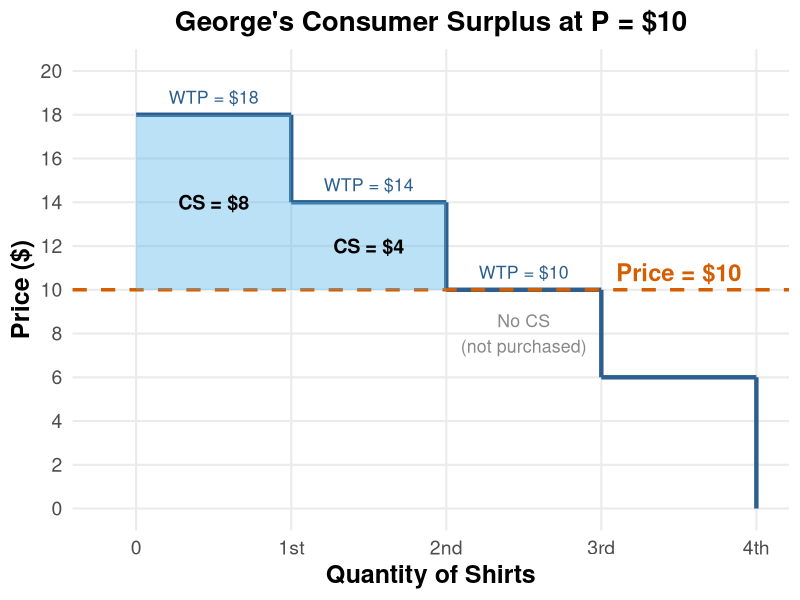
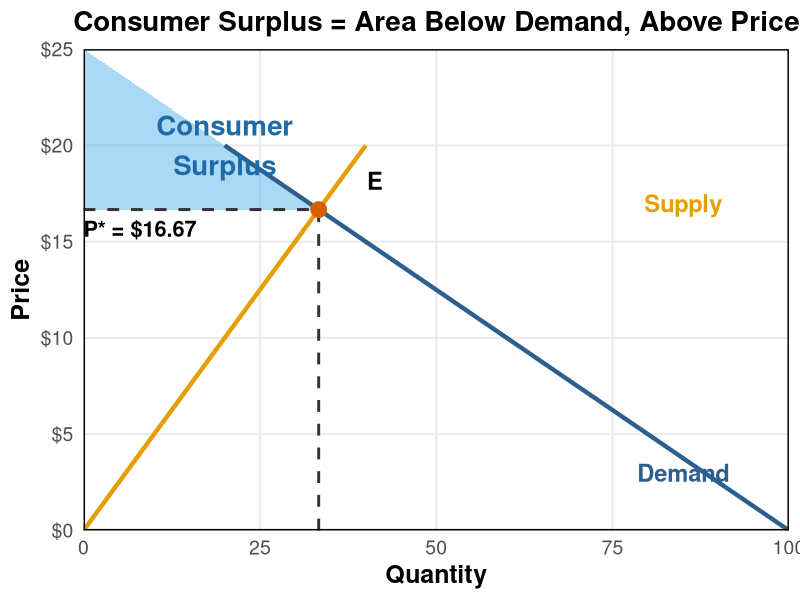
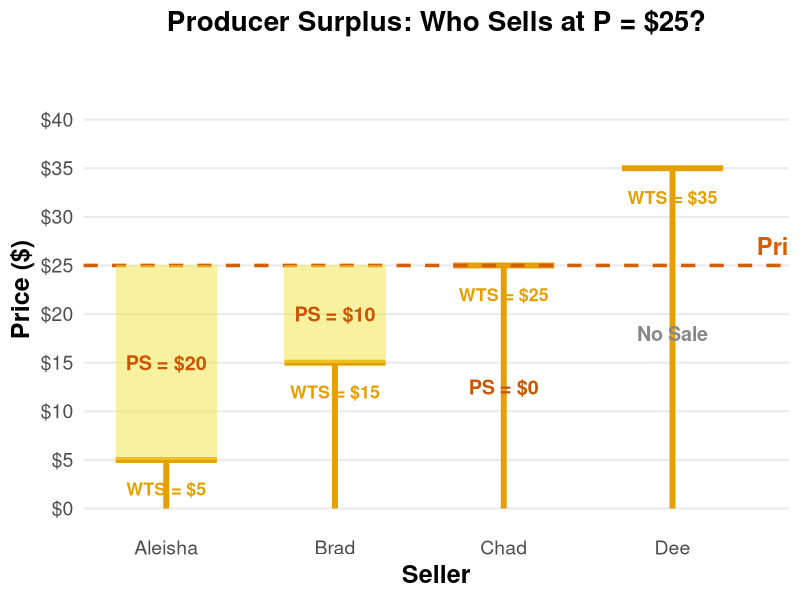
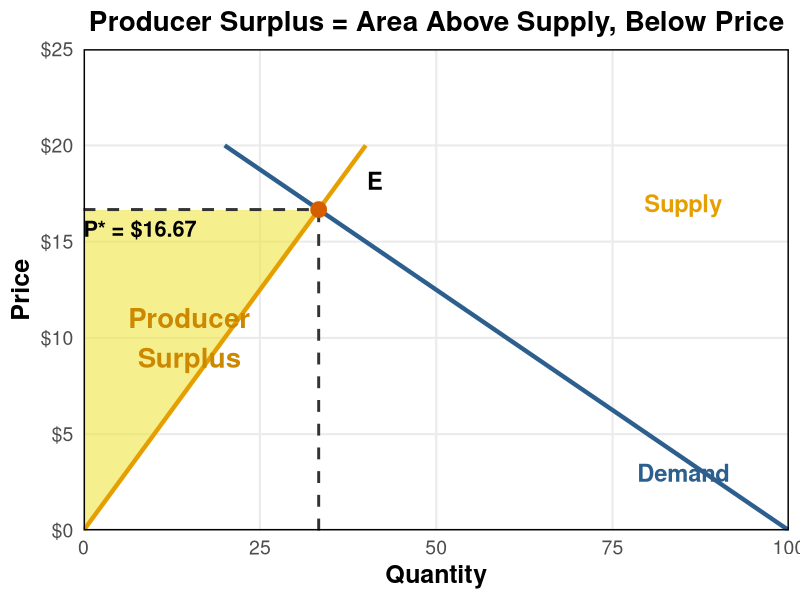
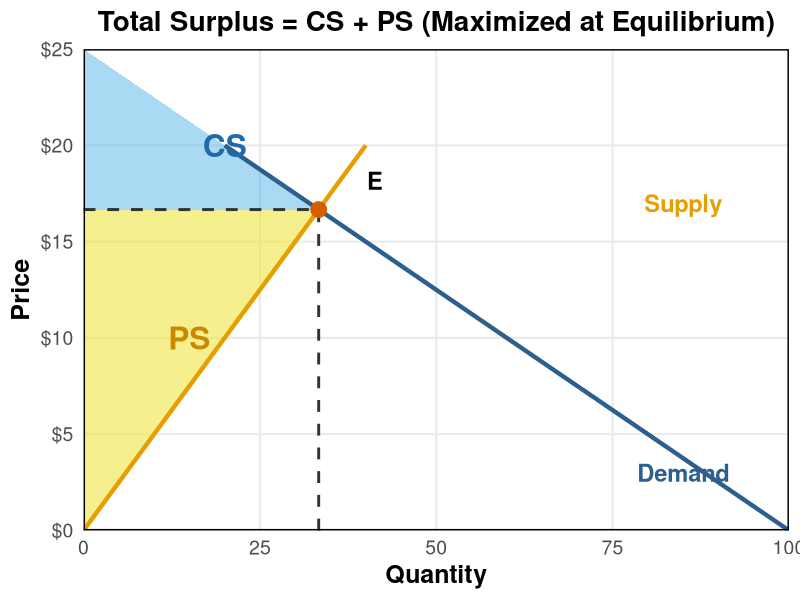
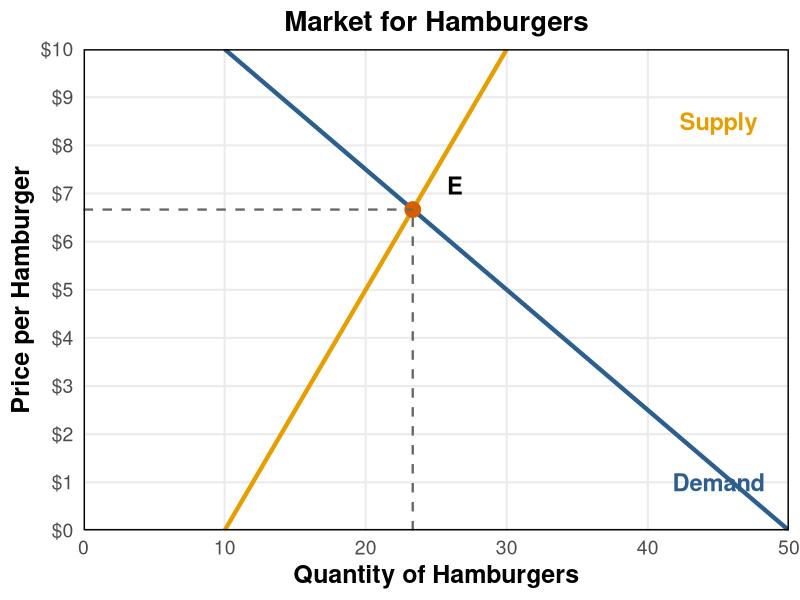
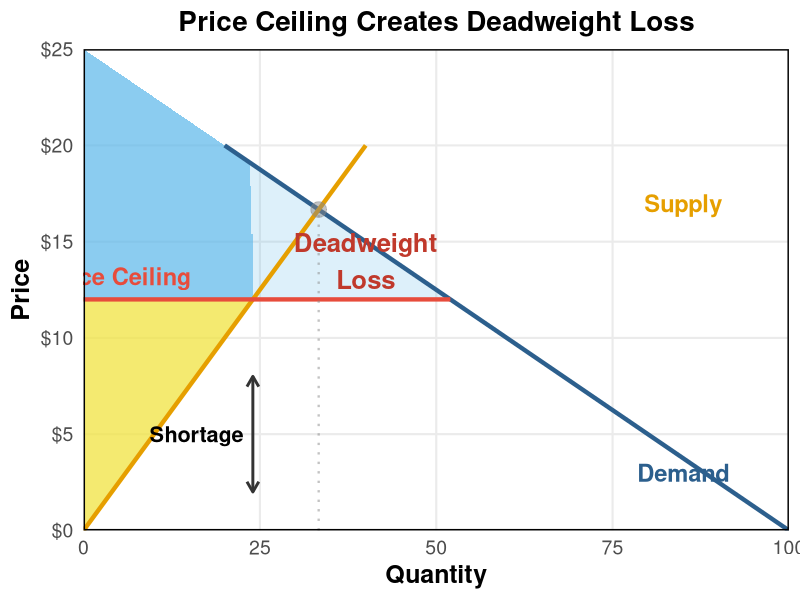
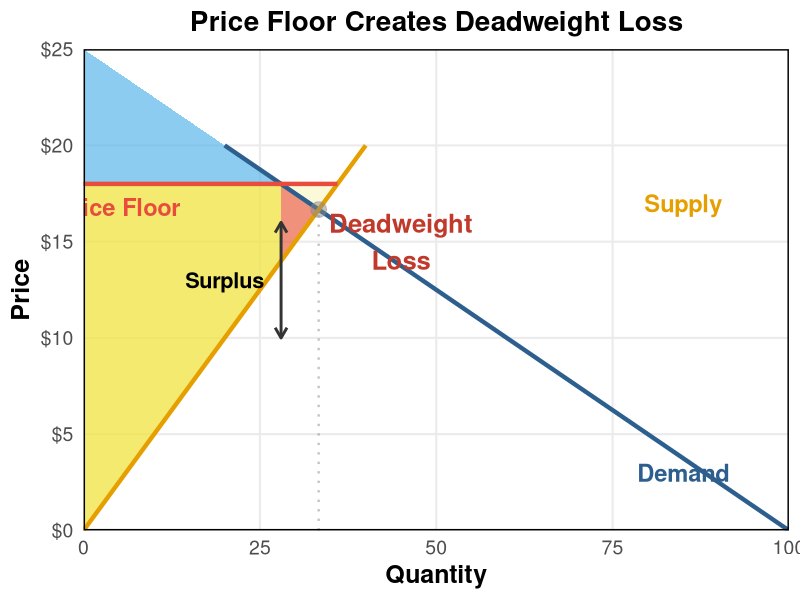

Reproduce these figures in R, in order.
## ---- chunk 1
#| echo: false
#| fig-width: 10
#| fig-height: 6
#| fig-align: center

library(ggplot2)
library(tibble)

# Create data for George's demand
george_demand <- tibble(
  quantity = 0:4,
  wtp = c(18, 18, 14, 10, 6)
)

# Create the plot
ggplot() +
  # Draw demand bars
  geom_segment(data = george_demand[-1,],
               aes(x = quantity - 1, xend = quantity,
                   y = wtp, yend = wtp),
               linewidth = 1.5, color = "#2C5F8D") +
  geom_segment(data = george_demand[-1,],
               aes(x = quantity, xend = quantity,
                   y = wtp, yend = c(george_demand$wtp[-c(1,2)], 0)),
               linewidth = 1.5, color = "#2C5F8D") +
  # Price line at $10
  geom_hline(yintercept = 10, linewidth = 1.2,
             color = "#D55E00", linetype = "dashed") +
  annotate("text", x = 3.5, y = 10.8, label = "Price = $10",
           size = 6, color = "#D55E00", fontface = "bold") +
  # Shade consumer surplus
  geom_rect(aes(xmin = 0, xmax = 1, ymin = 10, ymax = 18),
            fill = "#56B4E9", alpha = 0.4) +
  geom_rect(aes(xmin = 1, xmax = 2, ymin = 10, ymax = 14),
            fill = "#56B4E9", alpha = 0.4) +
  # Labels
  annotate("text", x = 0.5, y = 14, label = "CS = $8",
           size = 5, fontface = "bold") +
  annotate("text", x = 1.5, y = 12, label = "CS = $4",
           size = 5, fontface = "bold") +
  annotate("text", x = 2.5, y = 8, label = "No CS\n(not purchased)",
           size = 4.5, color = "#888888") +
  # WTP annotations
  annotate("text", x = 0.5, y = 18.8, label = "WTP = $18",
           size = 4.5, color = "#2C5F8D") +
  annotate("text", x = 1.5, y = 14.8, label = "WTP = $14",
           size = 4.5, color = "#2C5F8D") +
  annotate("text", x = 2.5, y = 10.8, label = "WTP = $10",
           size = 4.5, color = "#2C5F8D") +
  scale_x_continuous(breaks = 0:4,
                     labels = c("0", "1st", "2nd", "3rd", "4th"),
                     limits = c(-0.2, 4)) +
  scale_y_continuous(breaks = seq(0, 20, 2),
                     limits = c(0, 20)) +
  labs(x = "Quantity of Shirts",
       y = "Price ($)",
       title = "George's Consumer Surplus at P = $10") +
  theme_minimal(base_size = 16) +
  theme(
    plot.title = element_text(hjust = 0.5, size = 20, face = "bold"),
    panel.grid.minor = element_blank(),
    axis.title = element_text(size = 18, face = "bold"),
    axis.text = element_text(size = 14)
  )
## ---- chunk 2
#| echo: false
#| fig-width: 10
#| fig-height: 6
#| fig-align: center

library(ggplot2)

# Create supply and demand data
price <- seq(0, 20, 0.1)
demand_q <- 100 - 4 * price
supply_q <- 2 * price

# Find equilibrium
eq_price <- 100 / 6
eq_quantity <- 2 * eq_price

# Create the plot
ggplot() +
  # Consumer surplus area
  geom_ribbon(data = data.frame(p = seq(eq_price, 25, 0.1)),
              aes(x = 100 - 4 * p, ymin = eq_price, ymax = p),
              fill = "#56B4E9", alpha = 0.5) +
  # Demand curve
  geom_line(aes(x = demand_q, y = price),
            linewidth = 1.5, color = "#2C5F8D") +
  # Supply curve
  geom_line(aes(x = supply_q, y = price),
            linewidth = 1.5, color = "#E69F00") +
  # Equilibrium price line
  geom_segment(aes(x = 0, xend = eq_quantity,
                   y = eq_price, yend = eq_price),
               linewidth = 1, linetype = "dashed", color = "#333333") +
  geom_segment(aes(x = eq_quantity, xend = eq_quantity,
                   y = 0, yend = eq_price),
               linewidth = 1, linetype = "dashed", color = "#333333") +
  # Equilibrium point
  geom_point(aes(x = eq_quantity, y = eq_price),
             size = 5, color = "#D55E00") +
  # Labels
  annotate("text", x = 85, y = 3, label = "Demand",
           size = 6, color = "#2C5F8D", fontface = "bold") +
  annotate("text", x = 85, y = 17, label = "Supply",
           size = 6, color = "#E69F00", fontface = "bold") +
  annotate("text", x = eq_quantity + 8, y = eq_price + 1.5,
           label = "E", size = 6, fontface = "bold") +
  annotate("text", x = 8, y = eq_price - 1,
           label = paste0("P* = $", round(eq_price, 2)),
           size = 5.5, fontface = "bold") +
  annotate("text", x = eq_quantity, y = -1.5,
           label = paste0("Q* = ", round(eq_quantity, 1)),
           size = 5.5, fontface = "bold") +
  annotate("text", x = 20, y = 20,
           label = "Consumer\nSurplus",
           size = 7, color = "#1E6BA8", fontface = "bold") +
  scale_x_continuous(limits = c(0, 100), expand = c(0, 0)) +
  scale_y_continuous(limits = c(0, 25), expand = c(0, 0),
                     labels = scales::dollar) +
  labs(x = "Quantity",
       y = "Price",
       title = "Consumer Surplus = Area Below Demand, Above Price") +
  theme_minimal(base_size = 16) +
  theme(
    plot.title = element_text(hjust = 0.5, size = 20, face = "bold"),
    panel.grid.minor = element_blank(),
    axis.title = element_text(size = 18, face = "bold"),
    axis.text = element_text(size = 14),
    panel.border = element_rect(fill = NA, linewidth = 1)
  )
## ---- chunk 3
#| echo: false
#| fig-width: 10
#| fig-height: 6
#| fig-align: center

library(ggplot2)
library(tibble)

# Create data for sellers
sellers <- tibble(
  seller = c("Aleisha", "Brad", "Chad", "Dee"),
  wts = c(5, 15, 25, 35),
  x_pos = 1:4
)

# Price = $25
price <- 25

ggplot(sellers, aes(x = x_pos, y = wts)) +
  # WTS bars
  geom_segment(aes(x = x_pos - 0.3, xend = x_pos + 0.3,
                   y = wts, yend = wts),
               linewidth = 2, color = "#E69F00") +
  geom_segment(aes(x = x_pos, xend = x_pos,
                   y = 0, yend = wts),
               linewidth = 2, color = "#E69F00") +
  # Price line
  geom_hline(yintercept = price, linewidth = 1.2,
             color = "#D55E00", linetype = "dashed") +
  annotate("text", x = 4.5, y = price + 2, label = "Price = $25",
           size = 6, color = "#D55E00", fontface = "bold", hjust = 0) +
  # Shade producer surplus
  geom_rect(aes(xmin = x_pos - 0.3, xmax = x_pos + 0.3,
                ymin = wts, ymax = price),
            data = sellers[sellers$wts <= price, ],
            fill = "#F0E442", alpha = 0.5) +
  # PS annotations
  annotate("text", x = 1, y = 15, label = "PS = $20",
           size = 5, fontface = "bold", color = "#CC5500") +
  annotate("text", x = 2, y = 20, label = "PS = $10",
           size = 5, fontface = "bold", color = "#CC5500") +
  annotate("text", x = 3, y = 12.5, label = "PS = $0",
           size = 5, fontface = "bold", color = "#CC5500") +
  annotate("text", x = 4, y = 18, label = "No Sale",
           size = 5, color = "#888888", fontface = "bold") +
  # WTS labels
  geom_text(aes(label = paste0("WTS = $", wts)),
            nudge_y = -3, size = 4.5, color = "#E69F00", fontface = "bold") +
  # Seller names
  scale_x_continuous(breaks = 1:4, labels = sellers$seller) +
  scale_y_continuous(limits = c(0, 45), breaks = seq(0, 40, 5),
                     labels = scales::dollar) +
  labs(x = "Seller",
       y = "Price ($)",
       title = "Producer Surplus: Who Sells at P = $25?") +
  theme_minimal(base_size = 16) +
  theme(
    plot.title = element_text(hjust = 0.5, size = 20, face = "bold"),
    panel.grid.minor = element_blank(),
    panel.grid.major.x = element_blank(),
    axis.title = element_text(size = 18, face = "bold"),
    axis.text = element_text(size = 14)
  )
## ---- chunk 4
#| echo: false
#| fig-width: 10
#| fig-height: 6
#| fig-align: center

library(ggplot2)

# Create supply and demand data
price <- seq(0, 20, 0.1)
demand_q <- 100 - 4 * price
supply_q <- 2 * price

# Find equilibrium
eq_price <- 100 / 6
eq_quantity <- 2 * eq_price

# Create the plot
ggplot() +
  # Producer surplus area
  geom_ribbon(data = data.frame(p = seq(0, eq_price, 0.1)),
              aes(x = 2 * p, ymin = p, ymax = eq_price),
              fill = "#F0E442", alpha = 0.6) +
  # Demand curve
  geom_line(aes(x = demand_q, y = price),
            linewidth = 1.5, color = "#2C5F8D") +
  # Supply curve
  geom_line(aes(x = supply_q, y = price),
            linewidth = 1.5, color = "#E69F00") +
  # Equilibrium price line
  geom_segment(aes(x = 0, xend = eq_quantity,
                   y = eq_price, yend = eq_price),
               linewidth = 1, linetype = "dashed", color = "#333333") +
  geom_segment(aes(x = eq_quantity, xend = eq_quantity,
                   y = 0, yend = eq_price),
               linewidth = 1, linetype = "dashed", color = "#333333") +
  # Equilibrium point
  geom_point(aes(x = eq_quantity, y = eq_price),
             size = 5, color = "#D55E00") +
  # Labels
  annotate("text", x = 85, y = 3, label = "Demand",
           size = 6, color = "#2C5F8D", fontface = "bold") +
  annotate("text", x = 85, y = 17, label = "Supply",
           size = 6, color = "#E69F00", fontface = "bold") +
  annotate("text", x = eq_quantity + 8, y = eq_price + 1.5,
           label = "E", size = 6, fontface = "bold") +
  annotate("text", x = 8, y = eq_price - 1,
           label = paste0("P* = $", round(eq_price, 2)),
           size = 5.5, fontface = "bold") +
  annotate("text", x = eq_quantity, y = -1.5,
           label = paste0("Q* = ", round(eq_quantity, 1)),
           size = 5.5, fontface = "bold") +
  annotate("text", x = 15, y = 10,
           label = "Producer\nSurplus",
           size = 7, color = "#CC8800", fontface = "bold") +
  scale_x_continuous(limits = c(0, 100), expand = c(0, 0)) +
  scale_y_continuous(limits = c(0, 25), expand = c(0, 0),
                     labels = scales::dollar) +
  labs(x = "Quantity",
       y = "Price",
       title = "Producer Surplus = Area Above Supply, Below Price") +
  theme_minimal(base_size = 16) +
  theme(
    plot.title = element_text(hjust = 0.5, size = 20, face = "bold"),
    panel.grid.minor = element_blank(),
    axis.title = element_text(size = 18, face = "bold"),
    axis.text = element_text(size = 14),
    panel.border = element_rect(fill = NA, linewidth = 1)
  )
## ---- chunk 5
#| echo: false
#| fig-width: 10
#| fig-height: 6
#| fig-align: center

library(ggplot2)

# Create supply and demand data
price <- seq(0, 20, 0.1)
demand_q <- 100 - 4 * price
supply_q <- 2 * price

# Find equilibrium
eq_price <- 100 / 6
eq_quantity <- 2 * eq_price

# Create the plot
ggplot() +
  # Consumer surplus area
  geom_ribbon(data = data.frame(p = seq(eq_price, 25, 0.1)),
              aes(x = 100 - 4 * p, ymin = eq_price, ymax = p),
              fill = "#56B4E9", alpha = 0.5) +
  # Producer surplus area
  geom_ribbon(data = data.frame(p = seq(0, eq_price, 0.1)),
              aes(x = 2 * p, ymin = p, ymax = eq_price),
              fill = "#F0E442", alpha = 0.6) +
  # Demand curve
  geom_line(aes(x = demand_q, y = price),
            linewidth = 1.5, color = "#2C5F8D") +
  # Supply curve
  geom_line(aes(x = supply_q, y = price),
            linewidth = 1.5, color = "#E69F00") +
  # Equilibrium price line
  geom_segment(aes(x = 0, xend = eq_quantity,
                   y = eq_price, yend = eq_price),
               linewidth = 1, linetype = "dashed", color = "#333333") +
  geom_segment(aes(x = eq_quantity, xend = eq_quantity,
                   y = 0, yend = eq_price),
               linewidth = 1, linetype = "dashed", color = "#333333") +
  # Equilibrium point
  geom_point(aes(x = eq_quantity, y = eq_price),
             size = 5, color = "#D55E00") +
  # Labels
  annotate("text", x = 85, y = 3, label = "Demand",
           size = 6, color = "#2C5F8D", fontface = "bold") +
  annotate("text", x = 85, y = 17, label = "Supply",
           size = 6, color = "#E69F00", fontface = "bold") +
  annotate("text", x = eq_quantity + 8, y = eq_price + 1.5,
           label = "E", size = 6, fontface = "bold") +
  annotate("text", x = 20, y = 20,
           label = "CS",
           size = 8, color = "#1E6BA8", fontface = "bold") +
  annotate("text", x = 15, y = 10,
           label = "PS",
           size = 8, color = "#CC8800", fontface = "bold") +
  scale_x_continuous(limits = c(0, 100), expand = c(0, 0)) +
  scale_y_continuous(limits = c(0, 25), expand = c(0, 0),
                     labels = scales::dollar) +
  labs(x = "Quantity",
       y = "Price",
       title = "Total Surplus = CS + PS (Maximized at Equilibrium)") +
  theme_minimal(base_size = 16) +
  theme(
    plot.title = element_text(hjust = 0.5, size = 20, face = "bold"),
    panel.grid.minor = element_blank(),
    axis.title = element_text(size = 18, face = "bold"),
    axis.text = element_text(size = 14),
    panel.border = element_rect(fill = NA, linewidth = 1)
  )
## ---- chunk 6
#| echo: false
#| fig-width: 10
#| fig-height: 6
#| fig-align: center

# Create hamburger market
price_h <- seq(0, 10, 0.1)
demand_h <- 50 - 4 * price_h
supply_h <- 2 * price_h + 10

# Equilibrium
eq_price_h <- 40 / 6
eq_quantity_h <- 2 * eq_price_h + 10

ggplot() +
  # Demand curve
  geom_line(aes(x = demand_h, y = price_h),
            linewidth = 1.5, color = "#2C5F8D") +
  # Supply curve
  geom_line(aes(x = supply_h, y = price_h),
            linewidth = 1.5, color = "#E69F00") +
  # Equilibrium point
  geom_point(aes(x = eq_quantity_h, y = eq_price_h),
             size = 5, color = "#D55E00") +
  # Grid lines at equilibrium
  geom_segment(aes(x = 0, xend = eq_quantity_h,
                   y = eq_price_h, yend = eq_price_h),
               linewidth = 0.8, linetype = "dashed", color = "#666666") +
  geom_segment(aes(x = eq_quantity_h, xend = eq_quantity_h,
                   y = 0, yend = eq_price_h),
               linewidth = 0.8, linetype = "dashed", color = "#666666") +
  # Labels
  annotate("text", x = 45, y = 1, label = "Demand",
           size = 6, color = "#2C5F8D", fontface = "bold") +
  annotate("text", x = 45, y = 8.5, label = "Supply",
           size = 6, color = "#E69F00", fontface = "bold") +
  annotate("text", x = eq_quantity_h + 3, y = eq_price_h + 0.5,
           label = "E", size = 6, fontface = "bold") +
  scale_x_continuous(limits = c(0, 50), expand = c(0, 0),
                     breaks = seq(0, 50, 10)) +
  scale_y_continuous(limits = c(0, 10), expand = c(0, 0),
                     breaks = seq(0, 10, 1),
                     labels = scales::dollar) +
  labs(x = "Quantity of Hamburgers",
       y = "Price per Hamburger",
       title = "Market for Hamburgers") +
  theme_minimal(base_size = 16) +
  theme(
    plot.title = element_text(hjust = 0.5, size = 20, face = "bold"),
    panel.grid.minor = element_blank(),
    axis.title = element_text(size = 18, face = "bold"),
    axis.text = element_text(size = 14),
    panel.border = element_rect(fill = NA, linewidth = 1)
  )
## ---- chunk 7
#| echo: false
#| fig-width: 10
#| fig-height: 6.5
#| fig-align: center

library(ggplot2)

# Market data
price <- seq(0, 20, 0.1)
demand_q <- 100 - 4 * price
supply_q <- 2 * price

# Equilibrium
eq_price <- 100 / 6
eq_quantity <- 2 * eq_price

# Price ceiling
ceiling_price <- 12
qd_ceiling <- 100 - 4 * ceiling_price
qs_ceiling <- 2 * ceiling_price

ggplot() +
  # Original total surplus (faded)
  geom_ribbon(data = data.frame(p = seq(ceiling_price, 25, 0.1)),
              aes(x = 100 - 4 * p, ymin = ceiling_price, ymax = p),
              fill = "#56B4E9", alpha = 0.2) +
  geom_ribbon(data = data.frame(p = seq(0, ceiling_price, 0.1)),
              aes(x = 2 * p, ymin = p, ymax = ceiling_price),
              fill = "#F0E442", alpha = 0.2) +
  # New CS after ceiling
  geom_ribbon(data = data.frame(p = seq(ceiling_price, 25, 0.1)),
              aes(x = pmin(100 - 4 * p, qs_ceiling), ymin = ceiling_price, ymax = p),
              fill = "#56B4E9", alpha = 0.6) +
  # New PS after ceiling
  geom_ribbon(data = data.frame(p = seq(0, ceiling_price, 0.1)),
              aes(x = pmin(2 * p, qs_ceiling), ymin = p, ymax = ceiling_price),
              fill = "#F0E442", alpha = 0.7) +
  # Deadweight loss triangle
  geom_polygon(aes(x = c(qs_ceiling, eq_quantity, qs_ceiling),
                   y = c(ceiling_price, eq_price,
                         (qs_ceiling - 0)/2)),
               fill = "#E74C3C", alpha = 0.6) +
  # Demand and supply curves
  geom_line(aes(x = demand_q, y = price),
            linewidth = 1.5, color = "#2C5F8D") +
  geom_line(aes(x = supply_q, y = price),
            linewidth = 1.5, color = "#E69F00") +
  # Price ceiling line
  geom_segment(aes(x = 0, xend = qd_ceiling,
                   y = ceiling_price, yend = ceiling_price),
               linewidth = 1.5, color = "#E74C3C", linetype = "solid") +
  # Equilibrium
  geom_point(aes(x = eq_quantity, y = eq_price),
             size = 5, color = "#888888", alpha = 0.5) +
  geom_segment(aes(x = eq_quantity, xend = eq_quantity,
                   y = 0, yend = eq_price),
               linewidth = 0.8, linetype = "dotted",
               color = "#888888", alpha = 0.5) +
  # Shortage arrows
  geom_segment(aes(x = qs_ceiling, xend = qs_ceiling,
                   y = 2, yend = 8),
               arrow = arrow(length = unit(0.3, "cm"), ends = "both"),
               linewidth = 1, color = "#333333") +
  # Labels
  annotate("text", x = 85, y = 3, label = "Demand",
           size = 6, color = "#2C5F8D", fontface = "bold") +
  annotate("text", x = 85, y = 17, label = "Supply",
           size = 6, color = "#E69F00", fontface = "bold") +
  annotate("text", x = 5, y = ceiling_price + 1.2,
           label = "Price Ceiling",
           size = 6, color = "#E74C3C", fontface = "bold") +
  annotate("text", x = 40, y = 14,
           label = "Deadweight\nLoss",
           size = 6.5, color = "#C0392B", fontface = "bold") +
  annotate("text", x = qs_ceiling - 8, y = 5,
           label = "Shortage",
           size = 5.5, fontface = "bold") +
  scale_x_continuous(limits = c(0, 100), expand = c(0, 0)) +
  scale_y_continuous(limits = c(0, 25), expand = c(0, 0),
                     labels = scales::dollar) +
  labs(x = "Quantity",
       y = "Price",
       title = "Price Ceiling Creates Deadweight Loss") +
  theme_minimal(base_size = 16) +
  theme(
    plot.title = element_text(hjust = 0.5, size = 20, face = "bold"),
    panel.grid.minor = element_blank(),
    axis.title = element_text(size = 18, face = "bold"),
    axis.text = element_text(size = 14),
    panel.border = element_rect(fill = NA, linewidth = 1)
  )
## ---- chunk 8
#| echo: false
#| fig-width: 10
#| fig-height: 6.5
#| fig-align: center

library(ggplot2)

# Market data
price <- seq(0, 20, 0.1)
demand_q <- 100 - 4 * price
supply_q <- 2 * price

# Equilibrium
eq_price <- 100 / 6
eq_quantity <- 2 * eq_price

# Price floor
floor_price <- 18
qd_floor <- 100 - 4 * floor_price
qs_floor <- 2 * floor_price

ggplot() +
  # Original total surplus (faded)
  geom_ribbon(data = data.frame(p = seq(floor_price, 25, 0.1)),
              aes(x = 100 - 4 * p, ymin = floor_price, ymax = p),
              fill = "#56B4E9", alpha = 0.2) +
  geom_ribbon(data = data.frame(p = seq(0, floor_price, 0.1)),
              aes(x = 2 * p, ymin = p, ymax = floor_price),
              fill = "#F0E442", alpha = 0.2) +
  # New CS after floor
  geom_ribbon(data = data.frame(p = seq(floor_price, 25, 0.1)),
              aes(x = pmin(100 - 4 * p, qd_floor), ymin = floor_price, ymax = p),
              fill = "#56B4E9", alpha = 0.6) +
  # New PS after floor
  geom_ribbon(data = data.frame(p = seq(0, floor_price, 0.1)),
              aes(x = pmin(2 * p, qd_floor), ymin = p, ymax = floor_price),
              fill = "#F0E442", alpha = 0.7) +
  # Deadweight loss triangle
  geom_polygon(aes(x = c(qd_floor, eq_quantity, qd_floor),
                   y = c(floor_price, eq_price,
                         qd_floor/2)),
               fill = "#E74C3C", alpha = 0.6) +
  # Demand and supply curves
  geom_line(aes(x = demand_q, y = price),
            linewidth = 1.5, color = "#2C5F8D") +
  geom_line(aes(x = supply_q, y = price),
            linewidth = 1.5, color = "#E69F00") +
  # Price floor line
  geom_segment(aes(x = 0, xend = qs_floor,
                   y = floor_price, yend = floor_price),
               linewidth = 1.5, color = "#E74C3C", linetype = "solid") +
  # Equilibrium
  geom_point(aes(x = eq_quantity, y = eq_price),
             size = 5, color = "#888888", alpha = 0.5) +
  geom_segment(aes(x = eq_quantity, xend = eq_quantity,
                   y = 0, yend = eq_price),
               linewidth = 0.8, linetype = "dotted",
               color = "#888888", alpha = 0.5) +
  # Surplus arrows
  geom_segment(aes(x = qd_floor, xend = qd_floor,
                   y = 10, yend = 16),
               arrow = arrow(length = unit(0.3, "cm"), ends = "both"),
               linewidth = 1, color = "#333333") +
  # Labels
  annotate("text", x = 85, y = 3, label = "Demand",
           size = 6, color = "#2C5F8D", fontface = "bold") +
  annotate("text", x = 85, y = 17, label = "Supply",
           size = 6, color = "#E69F00", fontface = "bold") +
  annotate("text", x = 5, y = floor_price - 1.2,
           label = "Price Floor",
           size = 6, color = "#E74C3C", fontface = "bold") +
  annotate("text", x = 45, y = 15,
           label = "Deadweight\nLoss",
           size = 6.5, color = "#C0392B", fontface = "bold") +
  annotate("text", x = qd_floor - 8, y = 13,
           label = "Surplus",
           size = 5.5, fontface = "bold") +
  scale_x_continuous(limits = c(0, 100), expand = c(0, 0)) +
  scale_y_continuous(limits = c(0, 25), expand = c(0, 0),
                     labels = scales::dollar) +
  labs(x = "Quantity",
       y = "Price",
       title = "Price Floor Creates Deadweight Loss") +
  theme_minimal(base_size = 16) +
  theme(
    plot.title = element_text(hjust = 0.5, size = 20, face = "bold"),
    panel.grid.minor = element_blank(),
    axis.title = element_text(size = 18, face = "bold"),
    axis.text = element_text(size = 14),
    panel.border = element_rect(fill = NA, linewidth = 1)
  )
